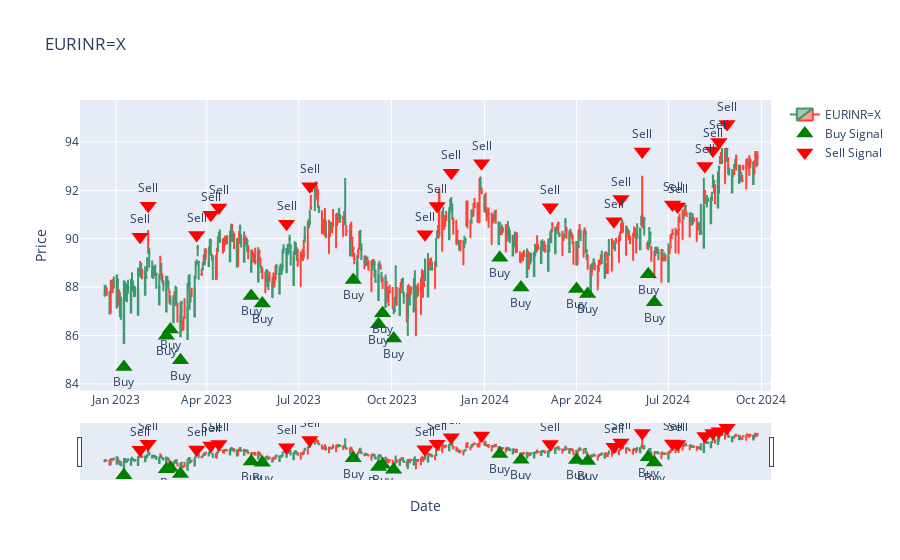
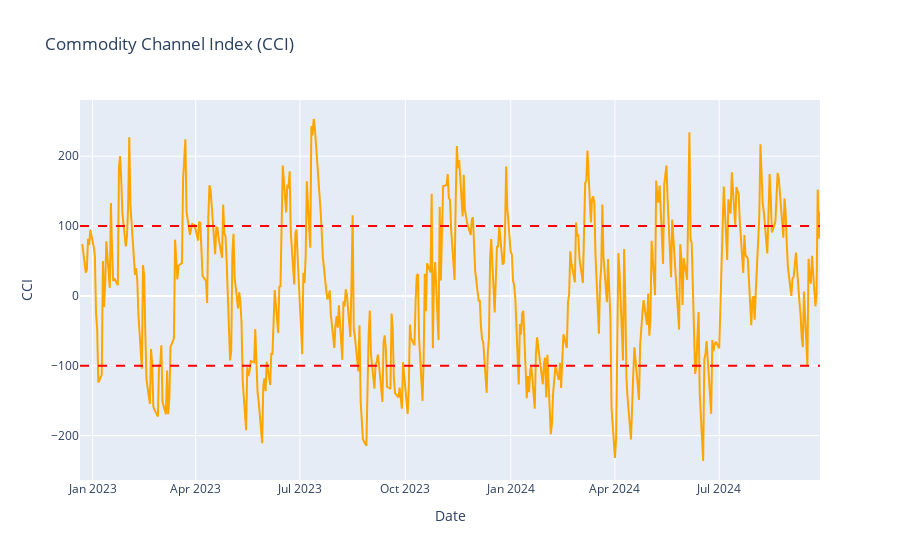

The notebook cell these images were saved under, in order:
### Code cell
#Candle Stick chart 
required_object.candle_stick_chart(moving_average =False,
                           bolliger_band= False,
                           CCI  =True,
                           signal=True,
                           moving_average_window= 50,
                           bollinger_band_window= 20,
                           CII_window = 20)

### Figure 1 — Plotly figure (JSON) as saved in the notebook; plotly's stock layout.template omitted (floating-point values rounded to 4 significant figures; data arrays with more than 128 entries replaced by an {"elided": "..."} marker saying what was removed)
{"data": [{"close": {"elided": "463 float values"}, "high": {"elided": "463 float values"}, "low": {"elided": "463 float values"}, "name": "EURINR=X", "open": {"elided": "463 float values"}, "type": "candlestick", "x": {"elided": "463 str values"}}, {"marker": {"color": "green", "size": 15, "symbol": "triangle-up"}, "mode": "markers+text", "name": "Buy Signal", "text": ["Buy", "Buy", "Buy", "Buy", "Buy", "Buy", "Buy", "Buy", "Buy", "Buy", "Buy", "Buy", "Buy", "Buy", "Buy", "Buy"], "textposition": "bottom center", "type": "scatter", "x": ["2023-01-09T00:00:00+00:00", "2023-02-20T00:00:00+00:00", "2023-02-24T00:00:00+00:00", "2023-03-06T00:00:00+00:00", "2023-05-15T00:00:00+01:00", "2023-05-26T00:00:00+01:00", "2023-08-24T00:00:00+01:00", "2023-09-18T00:00:00+01:00", "2023-09-22T00:00:00+01:00", "2023-10-03T00:00:00+01:00", "2024-01-16T00:00:00+00:00", "2024-02-06T00:00:00+00:00", "2024-04-01T00:00:00+01:00", "2024-04-12T00:00:00+01:00", "2024-06-11T00:00:00+01:00", "2024-06-17T00:00:00+01:00"], "y": [84.69, 85.99, 86.25, 84.97, 87.63, 87.33, 88.29, 86.46, 86.92, 85.88, 89.22, 87.99, 87.92, 87.71, 88.53, 87.37]}, {"marker": {"color": "red", "size": 15, "symbol": "triangle-down"}, "mode": "markers+text", "name": "Sell Signal", "text": ["Sell", "Sell", "Sell", "Sell", "Sell", "Sell", "Sell", "Sell", "Sell", "Sell", "Sell", "Sell", "Sell", "Sell", "Sell", "Sell", "Sell", "Sell", "Sell", "Sell", "Sell"], "textposition": "top center", "type": "scatter", "x": ["2023-01-25T00:00:00+00:00", "2023-02-02T00:00:00+00:00", "2023-03-22T00:00:00+00:00", "2023-04-05T00:00:00+01:00", "2023-04-13T00:00:00+01:00", "2023-06-19T00:00:00+01:00", "2023-07-12T00:00:00+01:00", "2023-11-03T00:00:00+00:00", "2023-11-15T00:00:00+00:00", "2023-11-29T00:00:00+00:00", "2023-12-29T00:00:00+00:00", "2024-03-06T00:00:00+00:00", "2024-05-08T00:00:00+01:00", "2024-05-15T00:00:00+01:00", "2024-06-05T00:00:00+01:00", "2024-07-05T00:00:00+01:00", "2024-07-10T00:00:00+01:00", "2024-08-06T00:00:00+01:00", "2024-08-14T00:00:00+01:00", "2024-08-20T00:00:00+01:00", "2024-08-28T00:00:00+01:00"], "y": [90.08, 91.36, 90.16, 90.99, 91.29, 90.62, 92.18, 90.19, 91.36, 92.73, 93.12, 91.31, 90.72, 91.64, 93.61, 91.42, 91.33, 93.01, 93.65, 94, 94.75]}], "layout": {"title": {"text": "EURINR=X"}, "xaxis": {"rangeslider": {"visible": true}, "title": {"text": "Date"}}, "yaxis": {"title": {"text": "Price"}}}}

### Figure 2 — Plotly figure (JSON) as saved in the notebook; plotly's stock layout.template omitted (floating-point values rounded to 4 significant figures; data arrays with more than 128 entries replaced by an {"elided": "..."} marker saying what was removed)
{"data": [{"line": {"color": "orange"}, "mode": "lines", "name": "CCI", "type": "scatter", "x": {"elided": "463 str values"}, "y": {"elided": "463 float values"}}], "layout": {"shapes": [{"line": {"color": "red", "dash": "dash"}, "name": "Overbought", "type": "line", "x0": 0, "x1": 1, "xref": "x domain", "y0": 100, "y1": 100, "yref": "y"}, {"line": {"color": "red", "dash": "dash"}, "name": "Oversold", "type": "line", "x0": 0, "x1": 1, "xref": "x domain", "y0": -100, "y1": -100, "yref": "y"}], "title": {"text": "Commodity Channel Index (CCI)"}, "xaxis": {"rangeslider": {"visible": false}, "title": {"text": "Date"}}, "yaxis": {"title": {"text": "CCI"}}}}
